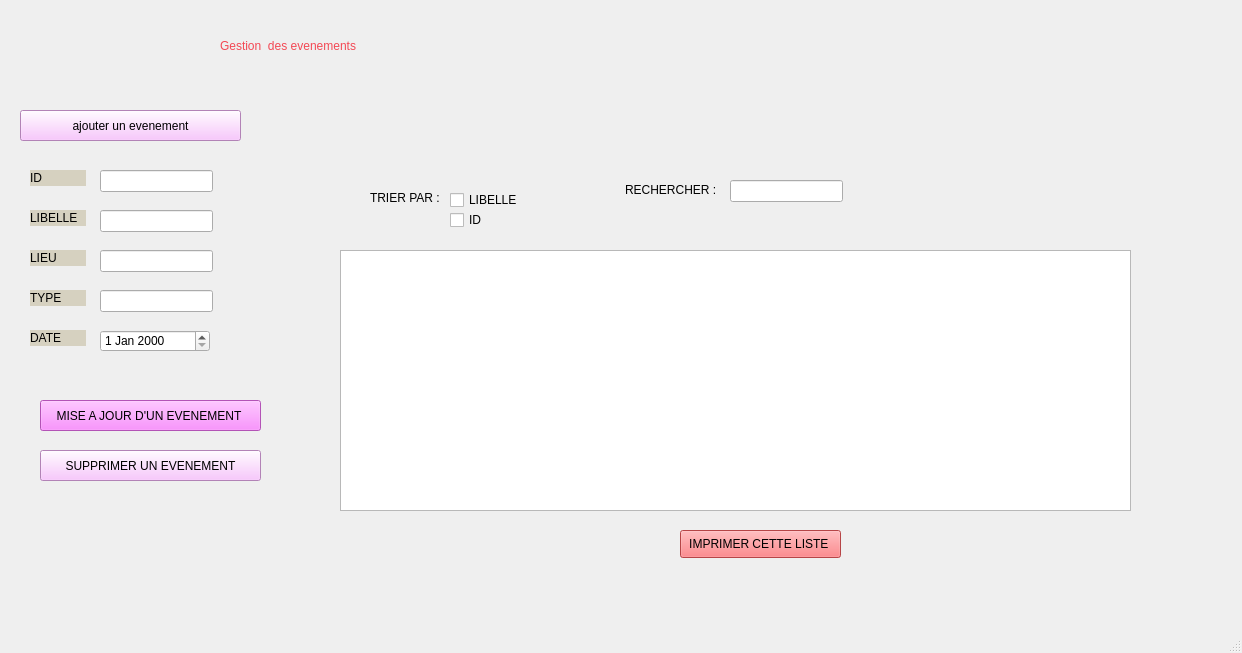
<?xml version="1.0" encoding="UTF-8"?>
<ui version="4.0">
 <class>MainWindow</class>
 <widget class="QMainWindow" name="MainWindow">
  <property name="geometry">
   <rect>
    <x>0</x>
    <y>0</y>
    <width>1242</width>
    <height>653</height>
   </rect>
  </property>
  <property name="windowTitle">
   <string>MainWindow</string>
  </property>
  <widget class="QWidget" name="centralwidget">
   <widget class="QLabel" name="label">
    <property name="geometry">
     <rect>
      <x>0</x>
      <y>10</y>
      <width>1301</width>
      <height>661</height>
     </rect>
    </property>
    <property name="text">
     <string/>
    </property>
    <property name="pixmap">
     <pixmap>C:/Users/21692/Downloads/BG QT.jpg</pixmap>
    </property>
   </widget>
   <widget class="QLabel" name="label_2">
    <property name="geometry">
     <rect>
      <x>220</x>
      <y>0</y>
      <width>451</width>
      <height>91</height>
     </rect>
    </property>
    <property name="styleSheet">
     <string notr="true">font: 18pt &quot;Courier New&quot;;

color: rgb(243, 72, 84);</string>
    </property>
    <property name="text">
     <string>Gestion  des evenements</string>
    </property>
   </widget>
   <widget class="QLabel" name="label_id">
    <property name="geometry">
     <rect>
      <x>30</x>
      <y>170</y>
      <width>56</width>
      <height>16</height>
     </rect>
    </property>
    <property name="styleSheet">
     <string notr="true">background-color: rgb(214, 209, 192);
font: 75 9pt &quot;MS Shell Dlg 2&quot;;</string>
    </property>
    <property name="text">
     <string>ID</string>
    </property>
   </widget>
   <widget class="QLabel" name="label_libelle">
    <property name="geometry">
     <rect>
      <x>30</x>
      <y>210</y>
      <width>56</width>
      <height>16</height>
     </rect>
    </property>
    <property name="styleSheet">
     <string notr="true">background-color: rgb(214, 209, 192);
font: 75 9pt &quot;MS Shell Dlg 2&quot;;</string>
    </property>
    <property name="text">
     <string>LIBELLE</string>
    </property>
   </widget>
   <widget class="QLabel" name="label_lieu">
    <property name="geometry">
     <rect>
      <x>30</x>
      <y>250</y>
      <width>56</width>
      <height>16</height>
     </rect>
    </property>
    <property name="styleSheet">
     <string notr="true">background-color: rgb(214, 209, 192);
font: 75 9pt &quot;MS Shell Dlg 2&quot;;</string>
    </property>
    <property name="text">
     <string>LIEU</string>
    </property>
   </widget>
   <widget class="QLabel" name="label_type">
    <property name="geometry">
     <rect>
      <x>30</x>
      <y>290</y>
      <width>56</width>
      <height>16</height>
     </rect>
    </property>
    <property name="styleSheet">
     <string notr="true">background-color: rgb(214, 209, 192);
font: 75 9pt &quot;MS Shell Dlg 2&quot;;
</string>
    </property>
    <property name="text">
     <string>TYPE </string>
    </property>
   </widget>
   <widget class="QLineEdit" name="line_id">
    <property name="geometry">
     <rect>
      <x>100</x>
      <y>170</y>
      <width>113</width>
      <height>22</height>
     </rect>
    </property>
   </widget>
   <widget class="QLabel" name="label_date">
    <property name="geometry">
     <rect>
      <x>30</x>
      <y>330</y>
      <width>56</width>
      <height>16</height>
     </rect>
    </property>
    <property name="styleSheet">
     <string notr="true">background-color: rgb(214, 209, 192);
font: 75 9pt &quot;MS Shell Dlg 2&quot;;</string>
    </property>
    <property name="text">
     <string>DATE</string>
    </property>
   </widget>
   <widget class="QLineEdit" name="line_libelle">
    <property name="geometry">
     <rect>
      <x>100</x>
      <y>210</y>
      <width>113</width>
      <height>22</height>
     </rect>
    </property>
   </widget>
   <widget class="QDateEdit" name="dateEdit">
    <property name="geometry">
     <rect>
      <x>100</x>
      <y>330</y>
      <width>110</width>
      <height>22</height>
     </rect>
    </property>
   </widget>
   <widget class="QLineEdit" name="line_lieu">
    <property name="geometry">
     <rect>
      <x>100</x>
      <y>250</y>
      <width>113</width>
      <height>22</height>
     </rect>
    </property>
   </widget>
   <widget class="QPushButton" name="pushButton_modif">
    <property name="geometry">
     <rect>
      <x>40</x>
      <y>400</y>
      <width>221</width>
      <height>31</height>
     </rect>
    </property>
    <property name="styleSheet">
     <string notr="true">
background-color: rgb(251, 116, 255);</string>
    </property>
    <property name="text">
     <string>MISE A JOUR D'UN EVENEMENT </string>
    </property>
   </widget>
   <widget class="QPushButton" name="pushButton_2">
    <property name="geometry">
     <rect>
      <x>680</x>
      <y>530</y>
      <width>161</width>
      <height>28</height>
     </rect>
    </property>
    <property name="styleSheet">
     <string notr="true">background-color: rgb(255, 96, 99);</string>
    </property>
    <property name="text">
     <string>IMPRIMER CETTE LISTE </string>
    </property>
   </widget>
   <widget class="QPushButton" name="pushButton_supp">
    <property name="geometry">
     <rect>
      <x>40</x>
      <y>450</y>
      <width>221</width>
      <height>31</height>
     </rect>
    </property>
    <property name="styleSheet">
     <string notr="true">
background-color: rgb(249, 183, 255);</string>
    </property>
    <property name="text">
     <string>SUPPRIMER UN EVENEMENT</string>
    </property>
   </widget>
   <widget class="QLabel" name="label_10">
    <property name="geometry">
     <rect>
      <x>625</x>
      <y>180</y>
      <width>91</width>
      <height>20</height>
     </rect>
    </property>
    <property name="text">
     <string>RECHERCHER :</string>
    </property>
   </widget>
   <widget class="QLineEdit" name="lineEdit_4">
    <property name="geometry">
     <rect>
      <x>730</x>
      <y>180</y>
      <width>113</width>
      <height>22</height>
     </rect>
    </property>
   </widget>
   <widget class="QLabel" name="label_11">
    <property name="geometry">
     <rect>
      <x>370</x>
      <y>190</y>
      <width>81</width>
      <height>16</height>
     </rect>
    </property>
    <property name="text">
     <string>TRIER PAR :</string>
    </property>
   </widget>
   <widget class="QCheckBox" name="checkBox">
    <property name="geometry">
     <rect>
      <x>450</x>
      <y>190</y>
      <width>83</width>
      <height>20</height>
     </rect>
    </property>
    <property name="text">
     <string>LIBELLE</string>
    </property>
   </widget>
   <widget class="QCheckBox" name="checkBox_2">
    <property name="geometry">
     <rect>
      <x>450</x>
      <y>210</y>
      <width>83</width>
      <height>20</height>
     </rect>
    </property>
    <property name="text">
     <string>ID</string>
    </property>
   </widget>
   <widget class="QTableView" name="event">
    <property name="geometry">
     <rect>
      <x>340</x>
      <y>250</y>
      <width>791</width>
      <height>261</height>
     </rect>
    </property>
   </widget>
   <widget class="QPushButton" name="pushButton">
    <property name="geometry">
     <rect>
      <x>20</x>
      <y>110</y>
      <width>221</width>
      <height>31</height>
     </rect>
    </property>
    <property name="styleSheet">
     <string notr="true">background-color: rgb(249, 183, 255);</string>
    </property>
    <property name="text">
     <string>ajouter un evenement</string>
    </property>
   </widget>
   <widget class="QLineEdit" name="line_type">
    <property name="geometry">
     <rect>
      <x>100</x>
      <y>290</y>
      <width>113</width>
      <height>22</height>
     </rect>
    </property>
   </widget>
  </widget>
  <widget class="QMenuBar" name="menubar">
   <property name="geometry">
    <rect>
     <x>0</x>
     <y>0</y>
     <width>1242</width>
     <height>26</height>
    </rect>
   </property>
  </widget>
  <widget class="QStatusBar" name="statusbar"/>
 </widget>
 <resources/>
 <connections/>
</ui>
